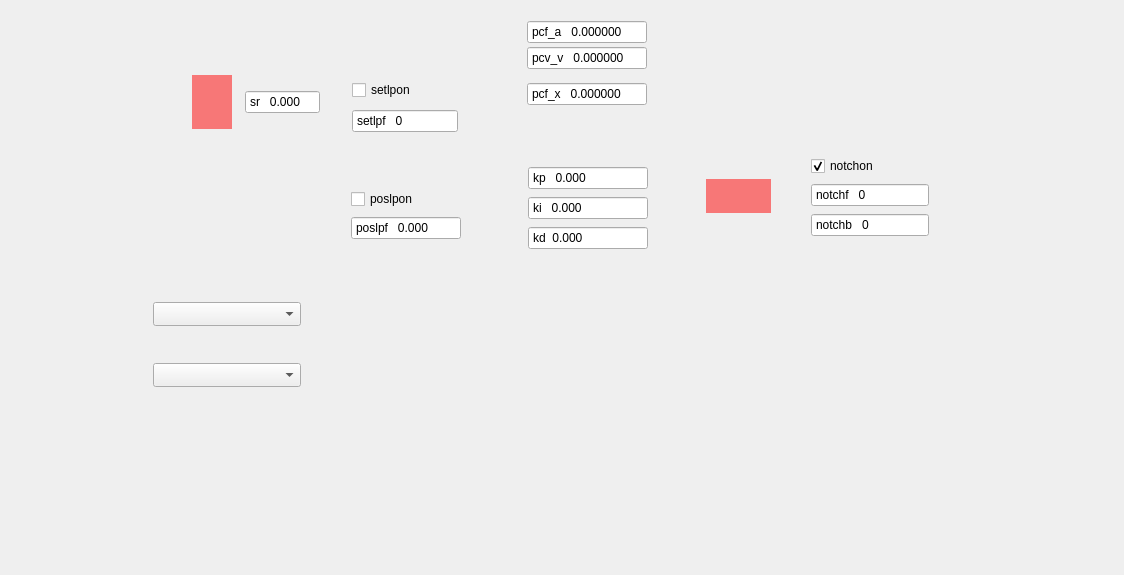
<?xml version="1.0" encoding="UTF-8"?>
<ui version="4.0">
 <class>nv200ControllerWidget</class>
 <widget class="QFrame" name="nv200ControllerWidget">
  <property name="geometry">
   <rect>
    <x>0</x>
    <y>0</y>
    <width>1124</width>
    <height>575</height>
   </rect>
  </property>
  <property name="windowTitle">
   <string>Frame</string>
  </property>
  <property name="autoFillBackground">
   <bool>false</bool>
  </property>
  <property name="styleSheet">
   <string notr="true">#nv200ControllerWidget{
background-image: url(:/assets/images/nv200_controller_structure.png);
background-repeat: no-repeat;}</string>
  </property>
  <widget class="QDoubleSpinBox" name="srSpinBox">
   <property name="geometry">
    <rect>
     <x>245</x>
     <y>90</y>
     <width>75</width>
     <height>24</height>
    </rect>
   </property>
   <property name="sizePolicy">
    <sizepolicy hsizetype="Fixed" vsizetype="Fixed">
     <horstretch>0</horstretch>
     <verstretch>0</verstretch>
    </sizepolicy>
   </property>
   <property name="toolTip">
    <string>&lt;html&gt;&lt;head/&gt;&lt;body&gt;&lt;p&gt;&lt;span style=&quot; font-weight:700;&quot;&gt;Sew Rate Limit&lt;/span&gt;&lt;/p&gt;&lt;p&gt;Sets the slew rate limit (% per millisecond). Limits how fast the value can change over time.&lt;/p&gt;&lt;p&gt;Range: 0.0000008 to 2000.0 %/ms.  &lt;/p&gt;&lt;p&gt;2000 disables the limit.&lt;/p&gt;&lt;/body&gt;&lt;/html&gt;</string>
   </property>
   <property name="alignment">
    <set>Qt::AlignmentFlag::AlignLeading|Qt::AlignmentFlag::AlignLeft|Qt::AlignmentFlag::AlignVCenter</set>
   </property>
   <property name="buttonSymbols">
    <enum>QAbstractSpinBox::ButtonSymbols::NoButtons</enum>
   </property>
   <property name="prefix">
    <string>sr   </string>
   </property>
   <property name="decimals">
    <number>3</number>
   </property>
  </widget>
  <widget class="QSpinBox" name="setlpfSpinBox">
   <property name="geometry">
    <rect>
     <x>352</x>
     <y>109</y>
     <width>106</width>
     <height>24</height>
    </rect>
   </property>
   <property name="toolTip">
    <string>&lt;html&gt;&lt;head/&gt;&lt;body&gt;&lt;p&gt;&lt;span style=&quot; font-weight:700;&quot;&gt;Setpoint Lowpass Filter On&lt;/span&gt;&lt;/p&gt;&lt;p&gt;Enables or disables the setpoint lowpass filter. &lt;/p&gt;&lt;p&gt;When enabled, it smooths rapid changes in the setpoint to reduce oscillations and improve system stability.&lt;/p&gt;&lt;/body&gt;&lt;/html&gt;</string>
   </property>
   <property name="buttonSymbols">
    <enum>QAbstractSpinBox::ButtonSymbols::NoButtons</enum>
   </property>
   <property name="prefix">
    <string>setlpf   </string>
   </property>
  </widget>
  <widget class="QCheckBox" name="notchonCheckBox">
   <property name="geometry">
    <rect>
     <x>811</x>
     <y>156</y>
     <width>96</width>
     <height>20</height>
    </rect>
   </property>
   <property name="toolTip">
    <string>&lt;html&gt;&lt;head/&gt;&lt;body&gt;&lt;p&gt;&lt;span style=&quot; font-weight:700;&quot;&gt;Notch Filter On&lt;/span&gt;&lt;/p&gt;&lt;p&gt;Enables or disables the notch filter.&lt;/p&gt;&lt;p&gt;When enabled, the filter attenuates specific frequency components to reduce unwanted vibrations or noise.&lt;/p&gt;&lt;/body&gt;&lt;/html&gt;</string>
   </property>
   <property name="text">
    <string>notchon</string>
   </property>
   <property name="checked">
    <bool>true</bool>
   </property>
   <property name="toggleSwitch" stdset="0">
    <bool>true</bool>
   </property>
  </widget>
  <widget class="QSpinBox" name="notchbSpinBox">
   <property name="geometry">
    <rect>
     <x>811</x>
     <y>213</y>
     <width>118</width>
     <height>24</height>
    </rect>
   </property>
   <property name="toolTip">
    <string>&lt;html&gt;&lt;head/&gt;&lt;body&gt;&lt;p&gt;&lt;span style=&quot; font-weight:700;&quot;&gt;Notch Filter Bandwidth&lt;/span&gt;&lt;/p&gt;&lt;p&gt;Sets the -3 dB bandwidth of the notch filter around the center frequency.&lt;/p&gt;&lt;p&gt;Range: 1 to 10,000 Hz (maximum 2 × Notch Filter Frequency).&lt;/p&gt;&lt;p&gt;Defines the width of the frequency range that will be attenuated.&lt;/p&gt;&lt;/body&gt;&lt;/html&gt;</string>
   </property>
   <property name="buttonSymbols">
    <enum>QAbstractSpinBox::ButtonSymbols::NoButtons</enum>
   </property>
   <property name="prefix">
    <string>notchb   </string>
   </property>
  </widget>
  <widget class="QSpinBox" name="notchfSpinBox">
   <property name="geometry">
    <rect>
     <x>811</x>
     <y>183</y>
     <width>118</width>
     <height>24</height>
    </rect>
   </property>
   <property name="toolTip">
    <string>&lt;html&gt;&lt;head/&gt;&lt;body&gt;&lt;p&gt;&lt;span style=&quot; font-weight:700;&quot;&gt;Notch Filter Frequency&lt;/span&gt;&lt;/p&gt;&lt;p&gt;Sets the center frequency of the notch filter.&lt;/p&gt;&lt;p&gt;Range: 1 to 10,000 Hz.&lt;/p&gt;&lt;p&gt;This frequency is attenuated to reduce vibrations or noise at that specific frequency&lt;/p&gt;&lt;/body&gt;&lt;/html&gt;</string>
   </property>
   <property name="buttonSymbols">
    <enum>QAbstractSpinBox::ButtonSymbols::NoButtons</enum>
   </property>
   <property name="prefix">
    <string>notchf   </string>
   </property>
  </widget>
  <widget class="QDoubleSpinBox" name="kiSpinBox">
   <property name="geometry">
    <rect>
     <x>528</x>
     <y>196</y>
     <width>120</width>
     <height>24</height>
    </rect>
   </property>
   <property name="sizePolicy">
    <sizepolicy hsizetype="Fixed" vsizetype="Fixed">
     <horstretch>0</horstretch>
     <verstretch>0</verstretch>
    </sizepolicy>
   </property>
   <property name="toolTip">
    <string>&lt;html&gt;&lt;head/&gt;&lt;body&gt;&lt;p&gt;&lt;span style=&quot; font-weight:700;&quot;&gt;Integral Gain (Ki)&lt;/span&gt;&lt;/p&gt;&lt;p&gt;Sets the amplification factor of the PID controller’s integral term.&lt;/p&gt;&lt;p&gt;Range: 0 to 10,000. &lt;/p&gt;&lt;p&gt;A value of 0 disables the integral action.&lt;/p&gt;&lt;/body&gt;&lt;/html&gt;</string>
   </property>
   <property name="alignment">
    <set>Qt::AlignmentFlag::AlignLeading|Qt::AlignmentFlag::AlignLeft|Qt::AlignmentFlag::AlignVCenter</set>
   </property>
   <property name="buttonSymbols">
    <enum>QAbstractSpinBox::ButtonSymbols::NoButtons</enum>
   </property>
   <property name="prefix">
    <string>ki   </string>
   </property>
   <property name="decimals">
    <number>3</number>
   </property>
  </widget>
  <widget class="QDoubleSpinBox" name="pcfxSpinBox">
   <property name="geometry">
    <rect>
     <x>527</x>
     <y>82</y>
     <width>120</width>
     <height>24</height>
    </rect>
   </property>
   <property name="sizePolicy">
    <sizepolicy hsizetype="Fixed" vsizetype="Fixed">
     <horstretch>0</horstretch>
     <verstretch>0</verstretch>
    </sizepolicy>
   </property>
   <property name="toolTip">
    <string>&lt;html&gt;&lt;head/&gt;&lt;body&gt;&lt;p&gt;&lt;span style=&quot; font-weight:700;&quot;&gt;Position Feedforward Gain&lt;/span&gt;&lt;/p&gt;&lt;p&gt;Sets the feedforward gain applied to the position component in the PID controller.&lt;br/&gt;Enhances control accuracy by anticipating position errors.&lt;/p&gt;&lt;/body&gt;&lt;/html&gt;</string>
   </property>
   <property name="alignment">
    <set>Qt::AlignmentFlag::AlignLeading|Qt::AlignmentFlag::AlignLeft|Qt::AlignmentFlag::AlignVCenter</set>
   </property>
   <property name="buttonSymbols">
    <enum>QAbstractSpinBox::ButtonSymbols::NoButtons</enum>
   </property>
   <property name="prefix">
    <string>pcf_x   </string>
   </property>
   <property name="decimals">
    <number>6</number>
   </property>
  </widget>
  <widget class="QCheckBox" name="setlponCheckBox">
   <property name="geometry">
    <rect>
     <x>352</x>
     <y>80</y>
     <width>96</width>
     <height>20</height>
    </rect>
   </property>
   <property name="toolTip">
    <string>&lt;html&gt;&lt;head/&gt;&lt;body&gt;&lt;p&gt;&lt;span style=&quot; font-weight:700;&quot;&gt;Measured Position Lowpass Filter On&lt;/span&gt;&lt;/p&gt;&lt;p&gt;Enables or disables the lowpass filter applied to the measured position signal.&lt;/p&gt;&lt;p&gt;When enabled, it smooths the position data to reduce measurement noise.&lt;/p&gt;&lt;/body&gt;&lt;/html&gt;</string>
   </property>
   <property name="text">
    <string>setlpon</string>
   </property>
   <property name="toggleSwitch" stdset="0">
    <bool>true</bool>
   </property>
  </widget>
  <widget class="QDoubleSpinBox" name="pcfvSpinBox">
   <property name="geometry">
    <rect>
     <x>527</x>
     <y>46</y>
     <width>120</width>
     <height>24</height>
    </rect>
   </property>
   <property name="sizePolicy">
    <sizepolicy hsizetype="Fixed" vsizetype="Fixed">
     <horstretch>0</horstretch>
     <verstretch>0</verstretch>
    </sizepolicy>
   </property>
   <property name="toolTip">
    <string>&lt;html&gt;&lt;head/&gt;&lt;body&gt;&lt;p&gt;&lt;span style=&quot; font-weight:700;&quot;&gt;Velocity Feedforward Gain&lt;/span&gt;&lt;/p&gt;&lt;p&gt;Sets the feedforward gain applied to the velocity component in the PID controller.&lt;br/&gt;Improves response by directly contributing to the control output based on target velocity.&lt;/p&gt;&lt;/body&gt;&lt;/html&gt;</string>
   </property>
   <property name="alignment">
    <set>Qt::AlignmentFlag::AlignLeading|Qt::AlignmentFlag::AlignLeft|Qt::AlignmentFlag::AlignVCenter</set>
   </property>
   <property name="buttonSymbols">
    <enum>QAbstractSpinBox::ButtonSymbols::NoButtons</enum>
   </property>
   <property name="prefix">
    <string>pcv_v   </string>
   </property>
   <property name="decimals">
    <number>6</number>
   </property>
  </widget>
  <widget class="QDoubleSpinBox" name="kdSpinBox">
   <property name="geometry">
    <rect>
     <x>528</x>
     <y>226</y>
     <width>120</width>
     <height>24</height>
    </rect>
   </property>
   <property name="sizePolicy">
    <sizepolicy hsizetype="Fixed" vsizetype="Fixed">
     <horstretch>0</horstretch>
     <verstretch>0</verstretch>
    </sizepolicy>
   </property>
   <property name="toolTip">
    <string>&lt;html&gt;&lt;head/&gt;&lt;body&gt;&lt;p&gt;&lt;span style=&quot; font-weight:700;&quot;&gt;Derivative Gain (Kd)&lt;/span&gt;&lt;/p&gt;&lt;p&gt;Sets the amplification factor of the PID controller’s differential term.&lt;/p&gt;&lt;p&gt;Range: 0 to 10,000. &lt;/p&gt;&lt;p&gt;A value of 0 disables the derivative action.&lt;/p&gt;&lt;/body&gt;&lt;/html&gt;</string>
   </property>
   <property name="alignment">
    <set>Qt::AlignmentFlag::AlignLeading|Qt::AlignmentFlag::AlignLeft|Qt::AlignmentFlag::AlignVCenter</set>
   </property>
   <property name="buttonSymbols">
    <enum>QAbstractSpinBox::ButtonSymbols::NoButtons</enum>
   </property>
   <property name="prefix">
    <string>kd  </string>
   </property>
   <property name="decimals">
    <number>3</number>
   </property>
  </widget>
  <widget class="QDoubleSpinBox" name="poslpfSpinBox">
   <property name="geometry">
    <rect>
     <x>351</x>
     <y>216</y>
     <width>110</width>
     <height>24</height>
    </rect>
   </property>
   <property name="sizePolicy">
    <sizepolicy hsizetype="Fixed" vsizetype="Fixed">
     <horstretch>0</horstretch>
     <verstretch>0</verstretch>
    </sizepolicy>
   </property>
   <property name="toolTip">
    <string>&lt;html&gt;&lt;head/&gt;&lt;body&gt;&lt;p&gt;&lt;span style=&quot; font-weight:700;&quot;&gt;Measured Position Lowpass Filter Cutoff&lt;/span&gt;&lt;/p&gt;&lt;p&gt;Sets the cutoff frequency of the lowpass filter applied to the measured position.&lt;/p&gt;&lt;p&gt;Higher values allow more signal detail; lower values provide stronger smoothing.&lt;/p&gt;&lt;p&gt;Range: 1 to 10,000 Hz.&lt;/p&gt;&lt;/body&gt;&lt;/html&gt;</string>
   </property>
   <property name="alignment">
    <set>Qt::AlignmentFlag::AlignLeading|Qt::AlignmentFlag::AlignLeft|Qt::AlignmentFlag::AlignVCenter</set>
   </property>
   <property name="buttonSymbols">
    <enum>QAbstractSpinBox::ButtonSymbols::NoButtons</enum>
   </property>
   <property name="prefix">
    <string>poslpf   </string>
   </property>
   <property name="decimals">
    <number>3</number>
   </property>
  </widget>
  <widget class="QDoubleSpinBox" name="pcfaSpinBox">
   <property name="geometry">
    <rect>
     <x>527</x>
     <y>20</y>
     <width>120</width>
     <height>24</height>
    </rect>
   </property>
   <property name="sizePolicy">
    <sizepolicy hsizetype="Fixed" vsizetype="Fixed">
     <horstretch>0</horstretch>
     <verstretch>0</verstretch>
    </sizepolicy>
   </property>
   <property name="toolTip">
    <string>&lt;html&gt;&lt;head/&gt;&lt;body&gt;&lt;p&gt;&lt;span style=&quot; font-weight:700;&quot;&gt;Acceleration Feedforward Gain&lt;/span&gt;&lt;/p&gt;&lt;p&gt;Sets the feedforward gain applied to the acceleration component in the PID controller.&lt;br/&gt;Helps improve control response by anticipating acceleration demands.&lt;br/&gt;Internally scaled by 1⁄1,000,000 to allow fine adjustment.&lt;/p&gt;&lt;/body&gt;&lt;/html&gt;</string>
   </property>
   <property name="alignment">
    <set>Qt::AlignmentFlag::AlignLeading|Qt::AlignmentFlag::AlignLeft|Qt::AlignmentFlag::AlignVCenter</set>
   </property>
   <property name="buttonSymbols">
    <enum>QAbstractSpinBox::ButtonSymbols::NoButtons</enum>
   </property>
   <property name="prefix">
    <string>pcf_a   </string>
   </property>
   <property name="decimals">
    <number>6</number>
   </property>
  </widget>
  <widget class="QDoubleSpinBox" name="kpSpinBox">
   <property name="geometry">
    <rect>
     <x>528</x>
     <y>166</y>
     <width>120</width>
     <height>24</height>
    </rect>
   </property>
   <property name="sizePolicy">
    <sizepolicy hsizetype="Fixed" vsizetype="Fixed">
     <horstretch>0</horstretch>
     <verstretch>0</verstretch>
    </sizepolicy>
   </property>
   <property name="toolTip">
    <string>&lt;html&gt;&lt;head/&gt;&lt;body&gt;&lt;p&gt;&lt;span style=&quot; font-weight:700;&quot;&gt;Proportional Gain (Kp)&lt;/span&gt;&lt;/p&gt;&lt;p&gt;Sets the amplification factor of the PID controller’s proportional term.&lt;/p&gt;&lt;p&gt;Range: 0 to 10,000. &lt;/p&gt;&lt;p&gt;A value of 0 disables the proportional action.&lt;/p&gt;&lt;/body&gt;&lt;/html&gt;</string>
   </property>
   <property name="alignment">
    <set>Qt::AlignmentFlag::AlignLeading|Qt::AlignmentFlag::AlignLeft|Qt::AlignmentFlag::AlignVCenter</set>
   </property>
   <property name="buttonSymbols">
    <enum>QAbstractSpinBox::ButtonSymbols::NoButtons</enum>
   </property>
   <property name="prefix">
    <string>kp   </string>
   </property>
   <property name="decimals">
    <number>3</number>
   </property>
  </widget>
  <widget class="QCheckBox" name="poslponCheckBox">
   <property name="geometry">
    <rect>
     <x>351</x>
     <y>189</y>
     <width>105</width>
     <height>20</height>
    </rect>
   </property>
   <property name="toolTip">
    <string>&lt;html&gt;&lt;head/&gt;&lt;body&gt;&lt;p&gt;&lt;span style=&quot; font-weight:700;&quot;&gt;Measured Position Lowpass Filter On&lt;/span&gt;&lt;/p&gt;&lt;p&gt;Enables or disables the lowpass filter applied to the measured position.&lt;/p&gt;&lt;p&gt;When enabled, it smooths the position signal to reduce noise before further processing.&lt;/p&gt;&lt;/body&gt;&lt;/html&gt;</string>
   </property>
   <property name="text">
    <string>poslpon</string>
   </property>
   <property name="toggleSwitch" stdset="0">
    <bool>true</bool>
   </property>
  </widget>
  <widget class="SvgCycleWidget" name="modsrcToggleWidget" native="true">
   <property name="geometry">
    <rect>
     <x>192</x>
     <y>75</y>
     <width>40</width>
     <height>54</height>
    </rect>
   </property>
   <property name="toolTip">
    <string>&lt;html&gt;&lt;head/&gt;&lt;body&gt;&lt;p&gt;&lt;span style=&quot; font-weight:700;&quot;&gt;Setpoint Signal Source&lt;/span&gt;&lt;/p&gt;&lt;p&gt;Selects the input source for the control setpoint.&lt;/p&gt;&lt;p&gt;Options:&lt;br/&gt;0 = Set command via USB or Ethernet&lt;br/&gt;1 = Analog Input&lt;br/&gt;2 = SPI&lt;br/&gt;3 = Arbitrary Waveform Generator&lt;/p&gt;&lt;/body&gt;&lt;/html&gt;</string>
   </property>
   <property name="styleSheet">
    <string notr="true">#modsrcToggleWidget {background: #80ff0000;}</string>
   </property>
  </widget>
  <widget class="SvgCycleWidget" name="clToggleWidget" native="true">
   <property name="geometry">
    <rect>
     <x>706</x>
     <y>179</y>
     <width>65</width>
     <height>34</height>
    </rect>
   </property>
   <property name="toolTip">
    <string>&lt;html&gt;&lt;head/&gt;&lt;body&gt;&lt;p&gt;&lt;span style=&quot; font-weight:700;&quot;&gt;Control Loop Mode&lt;/span&gt;&lt;/p&gt;&lt;p&gt;Selects between open-loop and closed-loop control modes for the PID controller.&lt;/p&gt;&lt;/body&gt;&lt;/html&gt;</string>
   </property>
   <property name="styleSheet">
    <string notr="true">#clToggleWidget {background: #80ff0000;}</string>
   </property>
  </widget>
  <widget class="QComboBox" name="monsrcComboBox">
   <property name="geometry">
    <rect>
     <x>153</x>
     <y>302</y>
     <width>148</width>
     <height>24</height>
    </rect>
   </property>
  </widget>
  <widget class="QComboBox" name="spiSrcComboBox">
   <property name="geometry">
    <rect>
     <x>153</x>
     <y>363</y>
     <width>148</width>
     <height>24</height>
    </rect>
   </property>
  </widget>
 </widget>
 <customwidgets>
  <customwidget>
   <class>SvgCycleWidget</class>
   <extends>QWidget</extends>
   <header location="global">pysoworks.svg_cycle_widget</header>
   <container>1</container>
  </customwidget>
 </customwidgets>
 <resources>
  <include location="pysoworks.pysoworks.qrc"/>
 </resources>
 <connections/>
 <designerdata>
  <property name="gridDeltaX">
   <number>10</number>
  </property>
  <property name="gridDeltaY">
   <number>10</number>
  </property>
  <property name="gridSnapX">
   <bool>false</bool>
  </property>
  <property name="gridSnapY">
   <bool>false</bool>
  </property>
  <property name="gridVisible">
   <bool>true</bool>
  </property>
 </designerdata>
</ui>
